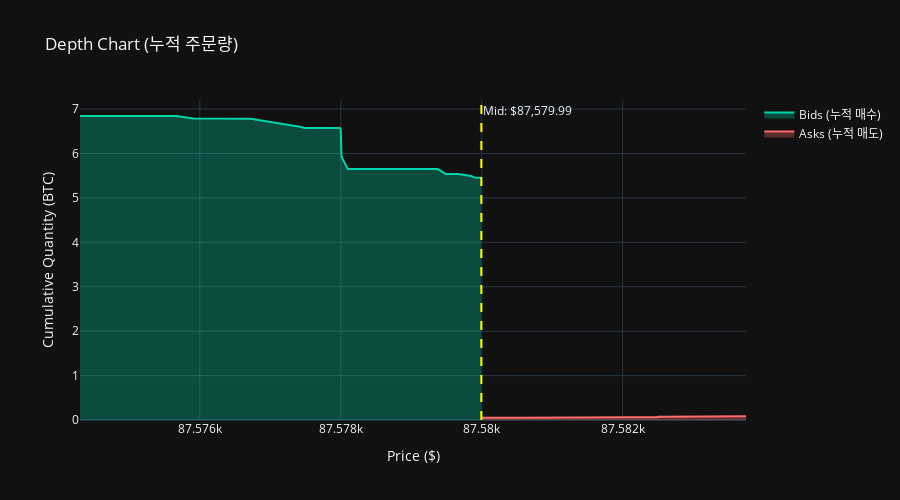

The notebook cell saved with this chart:
### Code cell
# Depth Chart (누적 주문량)
if current_state:
    depth_data = processor.get_depth_chart_data(num_levels=20)
    
    fig = go.Figure()
    
    # 매수 누적 (왼쪽에서 오른쪽으로)
    fig.add_trace(go.Scatter(
        x=depth_data['bid_prices'][::-1],
        y=depth_data['bid_cumulative'][::-1],
        fill='tozeroy',
        name='Bids (누적 매수)',
        line=dict(color='#00D4AA'),
        fillcolor='rgba(0, 212, 170, 0.3)'
    ))
    
    # 매도 누적 (왼쪽에서 오른쪽으로)
    fig.add_trace(go.Scatter(
        x=depth_data['ask_prices'],
        y=depth_data['ask_cumulative'],
        fill='tozeroy',
        name='Asks (누적 매도)',
        line=dict(color='#FF6B6B'),
        fillcolor='rgba(255, 107, 107, 0.3)'
    ))
    
    # Mid-price 표시
    fig.add_vline(
        x=current_state.mid_price,
        line_dash="dash",
        line_color="yellow",
        annotation_text=f"Mid: ${current_state.mid_price:,.2f}"
    )
    
    fig.update_layout(
        title='Depth Chart (누적 주문량)',
        xaxis_title='Price ($)',
        yaxis_title='Cumulative Quantity (BTC)',
        template='plotly_dark',
        height=500
    )
    
    fig.show()

### Figure 1 — Plotly figure (JSON) as saved in the notebook; plotly's stock layout.template omitted (floating-point values rounded to 4 significant figures)
{"data": [{"fill": "tozeroy", "fillcolor": "rgba(0, 212, 170, 0.3)", "line": {"color": "#00D4AA"}, "name": "Bids (누적 매수)", "type": "scatter", "x": [87570.0, 87570.0, 87580.0, 87580.0, 87580.0, 87580.0, 87580.0, 87580.0, 87580.0, 87580.0, 87578, 87580.0, 87580.0, 87579, 87580.0, 87580.0, 87580.0, 87580.0, 87580.0, 87580.0], "y": [6.844, 6.844, 6.844, 6.787, 6.784, 6.784, 6.601, 6.575, 6.575, 6.575, 6.527, 5.927, 5.653, 5.65, 5.65, 5.537, 5.537, 5.496, 5.457, 5.452]}, {"fill": "tozeroy", "fillcolor": "rgba(255, 107, 107, 0.3)", "line": {"color": "#FF6B6B"}, "name": "Asks (누적 매도)", "type": "scatter", "x": [87580, 87580.0, 87580.0, 87580.0, 87580.0, 87580.0, 87580.0, 87580.0, 87580.0, 87582, 87580.0, 87580.0, 87580.0, 87580.0, 87580.0, 87580.0, 87580.0, 87580.0, 87580.0, 87580.0], "y": [0.04817, 0.0494, 0.04946, 0.04952, 0.04958, 0.04964, 0.05048, 0.0506, 0.05937, 0.06126, 0.06133, 0.06145, 0.07127, 0.07133, 0.07139, 0.07145, 0.07157, 0.0854, 0.08546, 0.08558]}], "layout": {"annotations": [{"showarrow": false, "text": "Mid: $87,579.99", "x": 87580.0, "xanchor": "left", "xref": "x", "y": 1, "yanchor": "top", "yref": "y domain"}], "height": 500, "shapes": [{"line": {"color": "yellow", "dash": "dash"}, "type": "line", "x0": 87580.0, "x1": 87580.0, "xref": "x", "y0": 0, "y1": 1, "yref": "y domain"}], "title": {"text": "Depth Chart (누적 주문량)"}, "xaxis": {"title": {"text": "Price ($)"}}, "yaxis": {"title": {"text": "Cumulative Quantity (BTC)"}}}}
